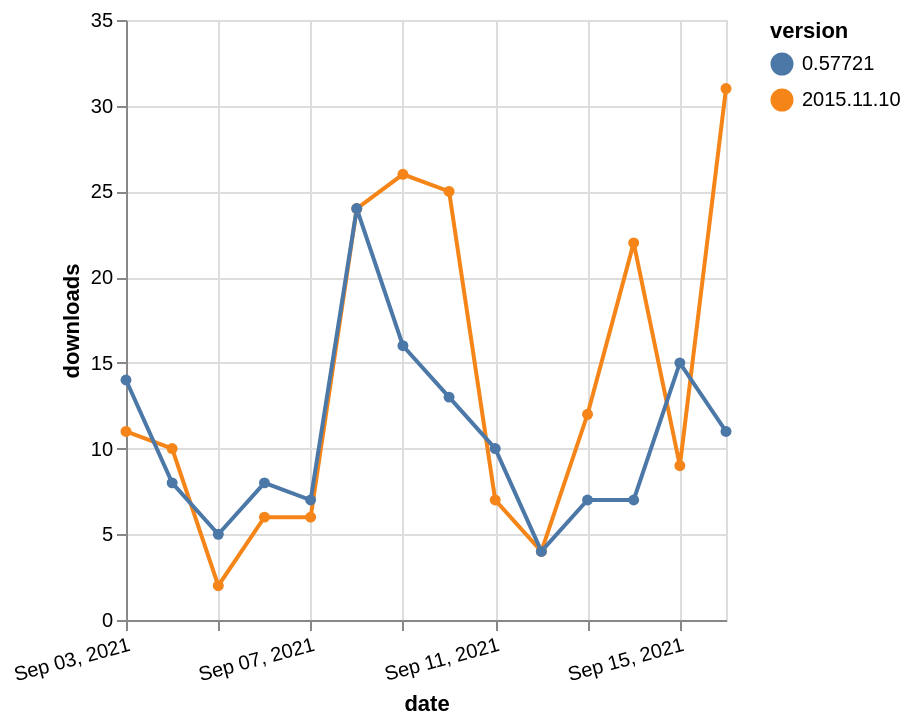

Specify this chart in Vega-Lite:
### Vega-Lite specification from a JSON file in a GitHub repository (floating-point values rounded to 4 significant figures)
{"$schema": "https://vega.github.io/schema/vega-lite/v5.json", "description": "A simple bar chart with embedded data.", "data": {"values": [{"date": "2021-09-03", "total": 36559, "delta": 11, "version": "2015.11.10"}, {"date": "2021-09-04", "total": 36569, "delta": 10, "version": "2015.11.10"}, {"date": "2021-09-05", "total": 36571, "delta": 2, "version": "2015.11.10"}, {"date": "2021-09-06", "total": 36577, "delta": 6, "version": "2015.11.10"}, {"date": "2021-09-07", "total": 36583, "delta": 6, "version": "2015.11.10"}, {"date": "2021-09-08", "total": 36607, "delta": 24, "version": "2015.11.10"}, {"date": "2021-09-09", "total": 36633, "delta": 26, "version": "2015.11.10"}, {"date": "2021-09-10", "total": 36658, "delta": 25, "version": "2015.11.10"}, {"date": "2021-09-11", "total": 36665, "delta": 7, "version": "2015.11.10"}, {"date": "2021-09-12", "total": 36669, "delta": 4, "version": "2015.11.10"}, {"date": "2021-09-13", "total": 36681, "delta": 12, "version": "2015.11.10"}, {"date": "2021-09-14", "total": 36703, "delta": 22, "version": "2015.11.10"}, {"date": "2021-09-15", "total": 36712, "delta": 9, "version": "2015.11.10"}, {"date": "2021-09-16", "total": 36743, "delta": 31, "version": "2015.11.10"}, {"date": "2021-09-03", "total": 6195, "delta": 14, "version": "0.57721"}, {"date": "2021-09-04", "total": 6203, "delta": 8, "version": "0.57721"}, {"date": "2021-09-05", "total": 6208, "delta": 5, "version": "0.57721"}, {"date": "2021-09-06", "total": 6216, "delta": 8, "version": "0.57721"}, {"date": "2021-09-07", "total": 6223, "delta": 7, "version": "0.57721"}, {"date": "2021-09-08", "total": 6247, "delta": 24, "version": "0.57721"}, {"date": "2021-09-09", "total": 6263, "delta": 16, "version": "0.57721"}, {"date": "2021-09-10", "total": 6276, "delta": 13, "version": "0.57721"}, {"date": "2021-09-11", "total": 6286, "delta": 10, "version": "0.57721"}, {"date": "2021-09-12", "total": 6290, "delta": 4, "version": "0.57721"}, {"date": "2021-09-13", "total": 6297, "delta": 7, "version": "0.57721"}, {"date": "2021-09-14", "total": 6304, "delta": 7, "version": "0.57721"}, {"date": "2021-09-15", "total": 6319, "delta": 15, "version": "0.57721"}, {"date": "2021-09-16", "total": 6330, "delta": 11, "version": "0.57721"}]}, "width": "container", "mark": {"type": "line", "point": {"filled": true}}, "encoding": {"x": {"field": "date", "type": "temporal", "timeUnit": "yearmonthdate", "title": "date", "axis": {"labelAngle": -15}}, "y": {"field": "delta", "type": "quantitative", "title": "downloads"}, "color": {"field": "version", "type": "nominal"}, "tooltip": {"field": "delta"}}}
